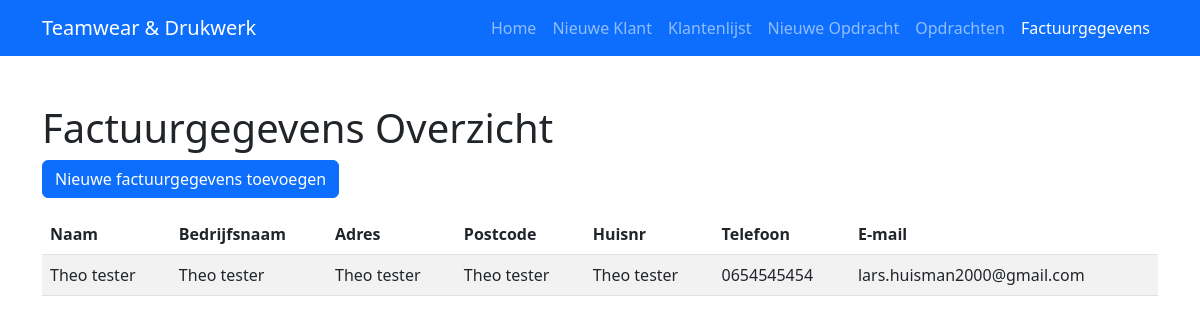
The app's page /billing_infos, older data.
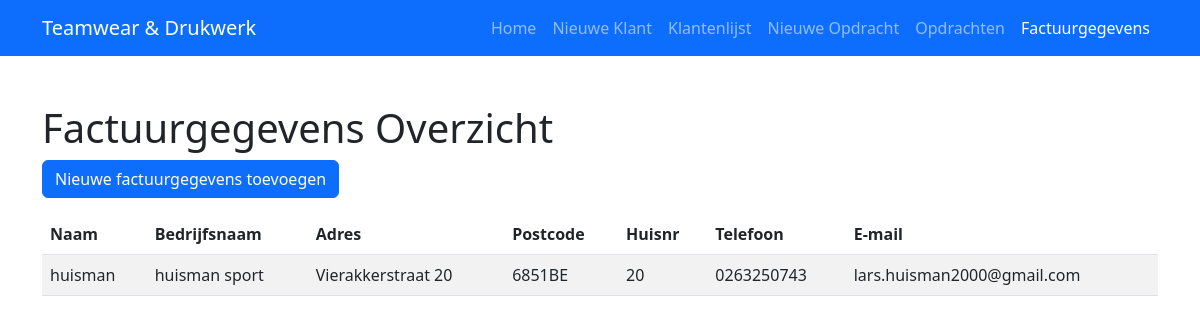
The same page, newer data.
### app.py (models this page shows, shortened)
class BillingInfo(db.Model):
    id = db.Column(db.Integer, primary_key=True)
    name = db.Column(db.String(100), nullable=False)
    address = db.Column(db.String(200))
    postcode = db.Column(db.String(20))
    housenumber = db.Column(db.String(20))
    phone = db.Column(db.String(50))
    companyname = db.Column(db.String(100))
    email = db.Column(db.String(100))

### app.py (the view)
@app.route('/billing_infos')
def list_billing_infos():
    billing_infos = BillingInfo.query.all()
    return render_template('billing_infos.html', billing_infos=billing_infos)

### templates/billing_infos.html (shortened to what this page needs)
<!doctype html>
<html lang="nl">
  <head>
    <link href="https://cdn.jsdelivr.net/npm/bootstrap@5.3.0/dist/css/bootstrap.min.css" rel="stylesheet">
  </head>
  <body>
    <nav class="navbar navbar-expand-lg navbar-dark bg-primary">
      <div class="container">
        <a class="navbar-brand" href="{{ url_for('index') }}">Teamwear & Drukwerk</a>
        <div class="collapse navbar-collapse" id="navbarNav">
          <ul class="navbar-nav ms-auto">
            <li class="nav-item">
              <a class="nav-link {% if request.endpoint == 'index' %}active{% endif %}" href="{{ url_for('index') }}">Home</a>
            </li>
            <li class="nav-item">
              <a class="nav-link {% if request.endpoint == 'add_customer' %}active{% endif %}" href="{{ url_for('add_customer') }}">Nieuwe Klant</a>
            </li>
            <li class="nav-item">
              <a class="nav-link {% if request.endpoint == 'list_customers' %}active{% endif %}" href="{{ url_for('list_customers') }}">Klantenlijst</a>
            </li>
            <li class="nav-item">
              <a class="nav-link {% if request.endpoint == 'add_assignment' %}active{% endif %}" href="{{ url_for('add_assignment') }}">Nieuwe Opdracht</a>
            </li>
            <li class="nav-item">
              <a class="nav-link {% if request.endpoint == 'list_assignments' %}active{% endif %}" href="{{ url_for('list_assignments') }}">Opdrachten</a>
            </li>
            <li class="nav-item">
              <a class="nav-link {% if request.endpoint == 'list_billing_infos' %}active{% endif %}" href="{{ url_for('list_billing_infos') }}">Factuurgegevens</a>
            </li>
          </ul>
        </div>
      </div>
    </nav>
    <div class="container mt-5">
      <h1>Factuurgegevens Overzicht</h1>
      <a href="{{ url_for('add_billing_info') }}" class="btn btn-primary mb-3">Nieuwe factuurgegevens toevoegen</a>
      <table class="table table-striped">
        <thead>
          <tr>
            <th>Naam</th>
            <th>Bedrijfsnaam</th>
            <th>Adres</th>
            <th>Postcode</th>
            <th>Huisnr</th>
            <th>Telefoon</th>
            <th>E-mail</th>
          </tr>
        </thead>
        <tbody>
          {% for bi in billing_infos %}
          <tr>
            <td>{{ bi.name }}</td>
            <td>{{ bi.companyname }}</td>
            <td>{{ bi.address }}</td>
            <td>{{ bi.postcode }}</td>
            <td>{{ bi.housenumber }}</td>
            <td>{{ bi.phone }}</td>
            <td>{{ bi.email }}</td>
          </tr>
          {% endfor %}
        </tbody>
      </table>
    </div>
  </body>
</html>

Row changes from the older to the newer data that the page shows:
changed BillingInfo "lars.huisman2000@gmail.com": name "Theo tester" → "huisman"; companyname "Theo tester" → "huisman sport"; address "Theo tester" → "Vierakkerstraat 20"; postcode "Theo tester" → "6851BE"; housenumber "Theo tester" → "20"; phone "0654545454" → "0263250743"
